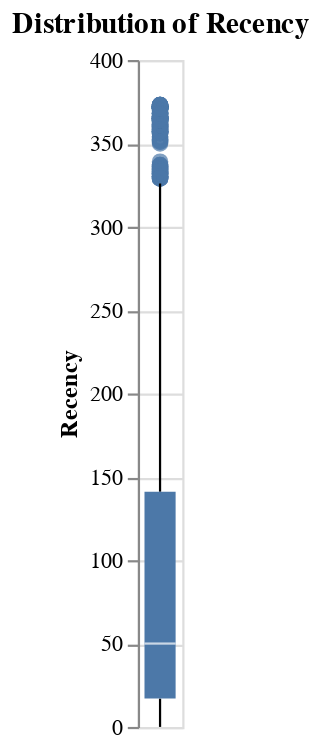

Notebook code for this chart:
### Markdown cell above
### Visualize Recency Distribution

### Code cell
import altair as alt

chart = alt.Chart(recency_df.reset_index()).mark_boxplot().encode(
    y='Recency'
).properties(
    title='Distribution of Recency'
).interactive()

chart.display()

### Figure 1 — Vega-Lite specification as saved in the notebook (floating-point values rounded to 4 significant figures; data arrays with more than 128 entries replaced by an {"elided": "..."} marker saying what was removed)
{"config": {"view": {"continuousWidth": 300, "continuousHeight": 300}}, "data": {"name": "data-0688dc2a90ad29975a632f9794c807ec"}, "mark": {"type": "boxplot"}, "encoding": {"y": {"field": "Recency", "type": "quantitative"}}, "params": [{"name": "param_7", "select": {"type": "interval", "encodings": ["x", "y"]}, "bind": "scales"}], "title": "Distribution of Recency", "$schema": "https://vega.github.io/schema/vega-lite/v5.20.1.json", "datasets": {"data-0688dc2a90ad29975a632f9794c807ec": {"elided": "4339 records"}}}
